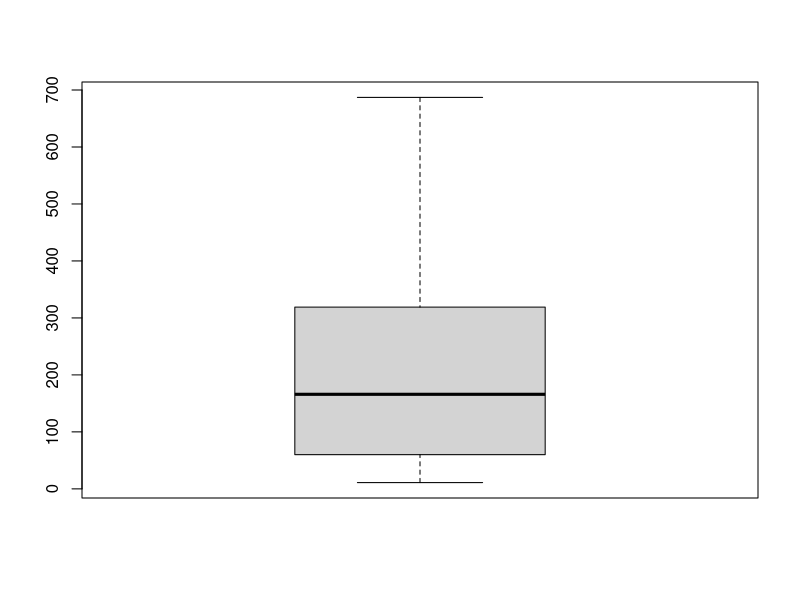
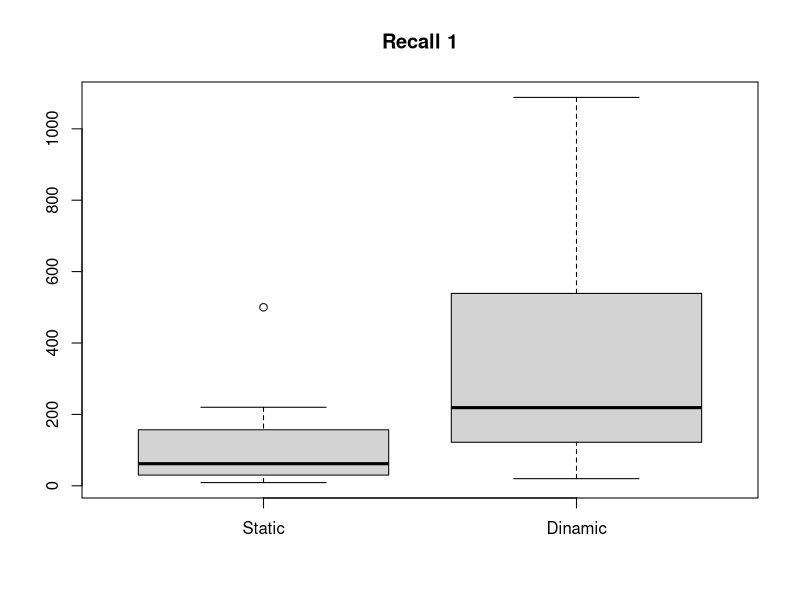
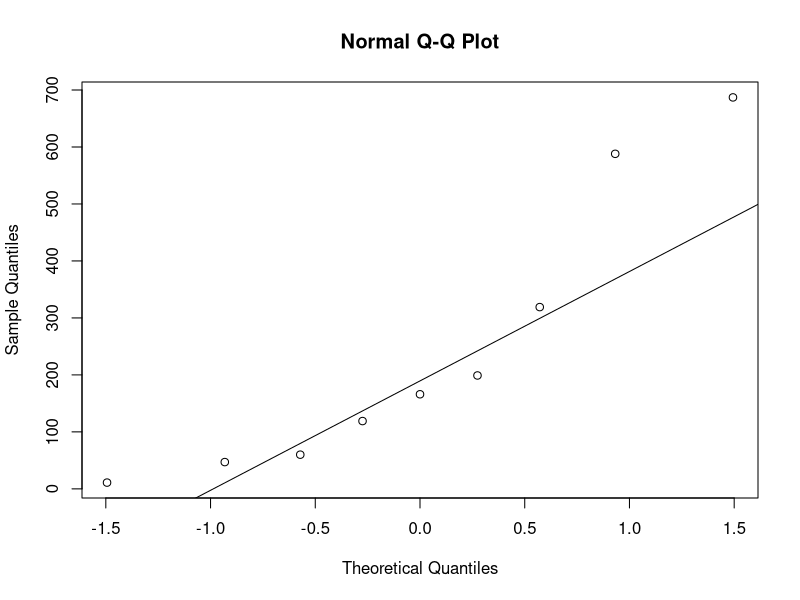

Source code (R) for these figures, in order:
x <- data.frame(systems=1:9,
    bstatic=c(30, 62,  155, 9,  500,  220, 27,  157, 53),
    pdinamic=c(77, 122, 354, 20, 1088, 539, 146, 844, 219))

# derive the difference
x$diff <- x$p-x$b

mean(x$bstatic)

mean(x$pdinamic)

mean(x$pdinamic)-mean(x$bstatic)

boxplot(x$diff)

boxplot(x$bstatic, x$pdinamic, names= c("Static", "Dinamic"), main="Recall 1")

qqnorm(x$diff)
qqline(x$diff)

shapiro.test(x$diff)

t.test(x$pdinamic, x$bstatic, paired=T, alternative="greater")
